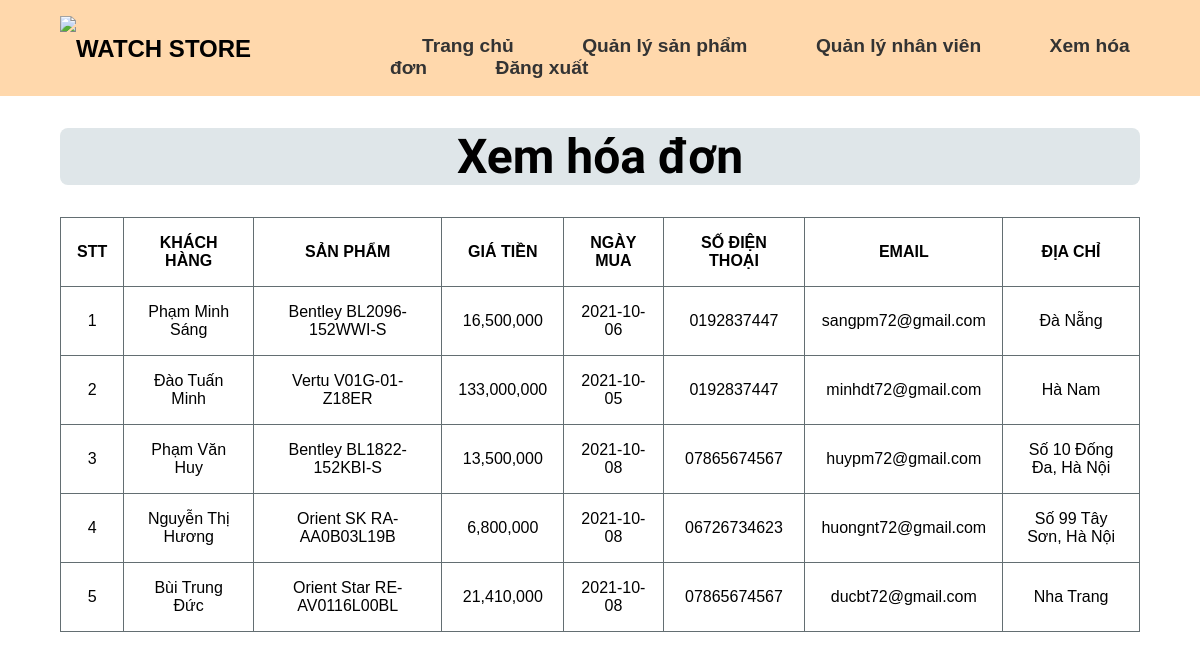
Page /admin-bill.php on the committed database.
### tables this page shows
CREATE TABLE `tbl_bill` (
  `id` int(10) UNSIGNED NOT NULL,
  `product_name` varchar(50) NOT NULL,
  `price` varchar(50) NOT NULL,
  `purchase_date` date NOT NULL,
  `customer_name` varchar(50) NOT NULL,
  `number` varchar(20) NOT NULL,
  `email` varchar(50) NOT NULL,
  `address` varchar(200) NOT NULL
);

### admin-bill.php (the view, shortened to what this page needs)
<?php
    include("admin-header.php");
    include("db.php");
?>
    <h1 class="main-title font-eph">Xem hóa đơn</h1>
    <table>
        <thead>
            <th>STT</th>
            <th>KHÁCH HÀNG</th>
            <th>SẢN PHẨM</th>
            <th>GIÁ TIỀN</th>
            <th>NGÀY MUA</th>
            <th>SỐ ĐIỆN THOẠI</th>
            <th>EMAIL</th>
            <th>ĐỊA CHỈ</th>
        </thead>
        <tbody>
            <?php
                $sql = "SELECT * FROM tbl_bill";
                $result = mysqli_query($conn,$sql);
                if(mysqli_num_rows($result) > 0){
                    $i = 1;
                    while($row = mysqli_fetch_assoc($result)){
            ?>
                        <tr>
                            <td><?php echo $i ?></td>
                            <td><?php echo $row['customer_name']; ?></td>
                            <td><?php echo $row['product_name']; ?></td>
                            <td><?php echo $row['price']; ?></td>
                            <td><?php echo $row['purchase_date']; ?></td>
                            <td><?php echo $row['number']; ?></td>
                            <td><?php echo $row['email']; ?></td>
                            <td><?php echo $row['address']; ?></td>
                        </tr>
            <?php
                    $i++;
                    }
                }
            ?>
</body>
</html>

### assets/styles/style.css (style rules this page uses)
* { padding: 0; margin: 0; box-sizing: border-box; }
html { scroll-behavior: smooth; font-family: Helvetica, Arial, sans-serif; }
.font-eph { font-family: 'Ephesis', cursive; }
.main-title { margin: 8rem 5% 2rem 5%; text-align: center; font-size: 3rem; background-color: #dfe6e9; border-radius: 0.5rem; }
table ,td , th { border: 1px solid #636e72; }
table { border-collapse: collapse; width: 90%; margin: 1rem 5%; }
td,th { padding: 1rem; text-align: center; }

### rows in the picture
tbl_bill: customer_name "Phạm Minh Sáng", product_name "Bentley BL2096-152WWI-S", price "16,500,000", purchase_date "2021-10-06", number "0192837447", email "sangpm72@gmail.com", address "Đà Nẵng"
tbl_bill: customer_name "Đào Tuấn Minh", product_name "Vertu V01G-01-Z18ER", price "133,000,000", purchase_date "2021-10-05", number "0192837447", email "minhdt72@gmail.com", address "Hà Nam"
tbl_bill: customer_name "Phạm Văn Huy", product_name "Bentley BL1822-152KBI-S", price "13,500,000", purchase_date "2021-10-08", number "07865674567", email "huypm72@gmail.com", address "Số 10 Đống Đa, Hà Nội"
tbl_bill: customer_name "Nguyễn Thị Hương", product_name "Orient SK RA-AA0B03L19B", price "6,800,000", purchase_date "2021-10-08", number "06726734623", email "huongnt72@gmail.com", address "Số 99 Tây Sơn, Hà Nội"
tbl_bill: customer_name "Bùi Trung Đức", product_name "Orient Star RE-AV0116L00BL", price "21,410,000", purchase_date "2021-10-08", number "07865674567", email "ducbt72@gmail.com", address "Nha Trang"
